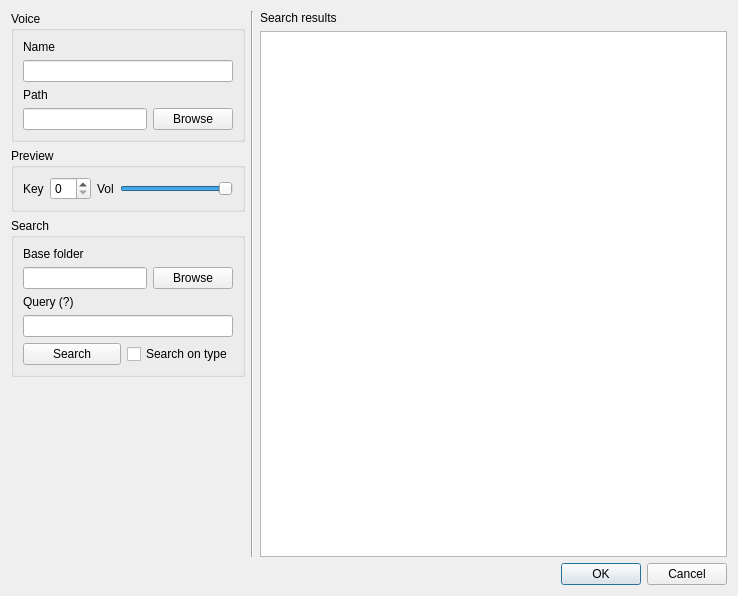
<?xml version="1.0" encoding="UTF-8"?>
<ui version="4.0">
 <class>NewWoiceDialog</class>
 <widget class="QDialog" name="NewWoiceDialog">
  <property name="geometry">
   <rect>
    <x>0</x>
    <y>0</y>
    <width>738</width>
    <height>596</height>
   </rect>
  </property>
  <property name="windowTitle">
   <string>Select Voice</string>
  </property>
  <layout class="QVBoxLayout" name="verticalLayout">
   <item>
    <layout class="QHBoxLayout" name="horizontalLayout" stretch="1,0,2">
     <item>
      <layout class="QVBoxLayout" name="verticalLayout_2">
       <item>
        <widget class="QGroupBox" name="groupBox_2">
         <property name="title">
          <string>Voice</string>
         </property>
         <layout class="QVBoxLayout" name="verticalLayout_4">
          <item>
           <widget class="QLabel" name="label">
            <property name="text">
             <string>Name</string>
            </property>
           </widget>
          </item>
          <item>
           <widget class="QLineEdit" name="voiceNameLine"/>
          </item>
          <item>
           <widget class="QLabel" name="label_2">
            <property name="text">
             <string>Path</string>
            </property>
           </widget>
          </item>
          <item>
           <layout class="QHBoxLayout" name="horizontalLayout_4">
            <item>
             <widget class="QLineEdit" name="voicePathLine"/>
            </item>
            <item>
             <widget class="QPushButton" name="voicePathBrowseBtn">
              <property name="text">
               <string>Browse</string>
              </property>
             </widget>
            </item>
           </layout>
          </item>
         </layout>
        </widget>
       </item>
       <item>
        <widget class="QGroupBox" name="groupBox_3">
         <property name="title">
          <string>Preview</string>
         </property>
         <layout class="QHBoxLayout" name="horizontalLayout_5" stretch="1,0,1,100">
          <item>
           <widget class="QLabel" name="label_7">
            <property name="text">
             <string>Key</string>
            </property>
           </widget>
          </item>
          <item>
           <widget class="QSpinBox" name="previewKeySpin"/>
          </item>
          <item>
           <widget class="QLabel" name="label_6">
            <property name="text">
             <string>Vol</string>
            </property>
           </widget>
          </item>
          <item>
           <widget class="QSlider" name="previewVolSlider">
            <property name="value">
             <number>99</number>
            </property>
            <property name="orientation">
             <enum>Qt::Horizontal</enum>
            </property>
           </widget>
          </item>
         </layout>
        </widget>
       </item>
       <item>
        <widget class="QGroupBox" name="groupBox">
         <property name="title">
          <string>Search</string>
         </property>
         <layout class="QVBoxLayout" name="verticalLayout_3">
          <item>
           <widget class="QLabel" name="label_3">
            <property name="text">
             <string>Base folder</string>
            </property>
           </widget>
          </item>
          <item>
           <layout class="QHBoxLayout" name="horizontalLayout_2">
            <item>
             <widget class="QLineEdit" name="searchFolderLine"/>
            </item>
            <item>
             <widget class="QPushButton" name="searchFolderBrowseBtn">
              <property name="text">
               <string>Browse</string>
              </property>
             </widget>
            </item>
           </layout>
          </item>
          <item>
           <widget class="QLabel" name="label_4">
            <property name="toolTip">
             <string>Ex. &quot;organ -organya&quot; -&gt; names with &quot;organ&quot; but not &quot;organya&quot;</string>
            </property>
            <property name="text">
             <string>Query (?)</string>
            </property>
           </widget>
          </item>
          <item>
           <widget class="QLineEdit" name="searchQueryLine"/>
          </item>
          <item>
           <layout class="QHBoxLayout" name="horizontalLayout_3">
            <item>
             <widget class="QPushButton" name="searchBtn">
              <property name="text">
               <string>Search</string>
              </property>
             </widget>
            </item>
            <item>
             <widget class="QCheckBox" name="searchOnTypeCheck">
              <property name="text">
               <string>Search on type</string>
              </property>
             </widget>
            </item>
           </layout>
          </item>
         </layout>
        </widget>
       </item>
       <item>
        <widget class="QLabel" name="searchStatusLabel">
         <property name="text">
          <string/>
         </property>
        </widget>
       </item>
       <item>
        <spacer name="verticalSpacer">
         <property name="orientation">
          <enum>Qt::Vertical</enum>
         </property>
         <property name="sizeHint" stdset="0">
          <size>
           <width>20</width>
           <height>40</height>
          </size>
         </property>
        </spacer>
       </item>
      </layout>
     </item>
     <item>
      <widget class="Line" name="line">
       <property name="orientation">
        <enum>Qt::Vertical</enum>
       </property>
      </widget>
     </item>
     <item>
      <layout class="QVBoxLayout" name="verticalLayout_5">
       <item>
        <widget class="QLabel" name="label_5">
         <property name="text">
          <string>Search results</string>
         </property>
        </widget>
       </item>
       <item>
        <widget class="QListWidget" name="searchResultsList"/>
       </item>
      </layout>
     </item>
    </layout>
   </item>
   <item>
    <widget class="QDialogButtonBox" name="buttonBox">
     <property name="orientation">
      <enum>Qt::Horizontal</enum>
     </property>
     <property name="standardButtons">
      <set>QDialogButtonBox::Cancel|QDialogButtonBox::Ok</set>
     </property>
    </widget>
   </item>
  </layout>
 </widget>
 <resources/>
 <connections>
  <connection>
   <sender>buttonBox</sender>
   <signal>accepted()</signal>
   <receiver>NewWoiceDialog</receiver>
   <slot>accept()</slot>
   <hints>
    <hint type="sourcelabel">
     <x>229</x>
     <y>575</y>
    </hint>
    <hint type="destinationlabel">
     <x>157</x>
     <y>274</y>
    </hint>
   </hints>
  </connection>
  <connection>
   <sender>buttonBox</sender>
   <signal>rejected()</signal>
   <receiver>NewWoiceDialog</receiver>
   <slot>reject()</slot>
   <hints>
    <hint type="sourcelabel">
     <x>297</x>
     <y>581</y>
    </hint>
    <hint type="destinationlabel">
     <x>286</x>
     <y>274</y>
    </hint>
   </hints>
  </connection>
 </connections>
</ui>
